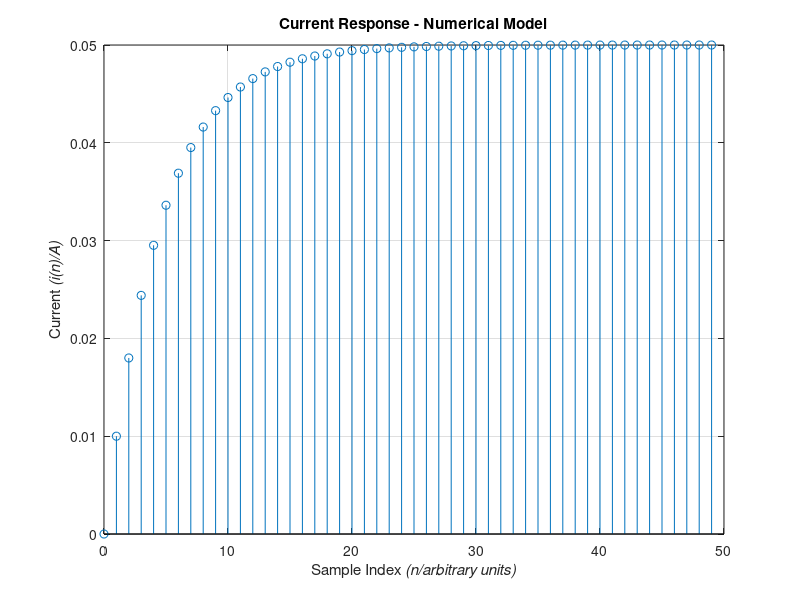
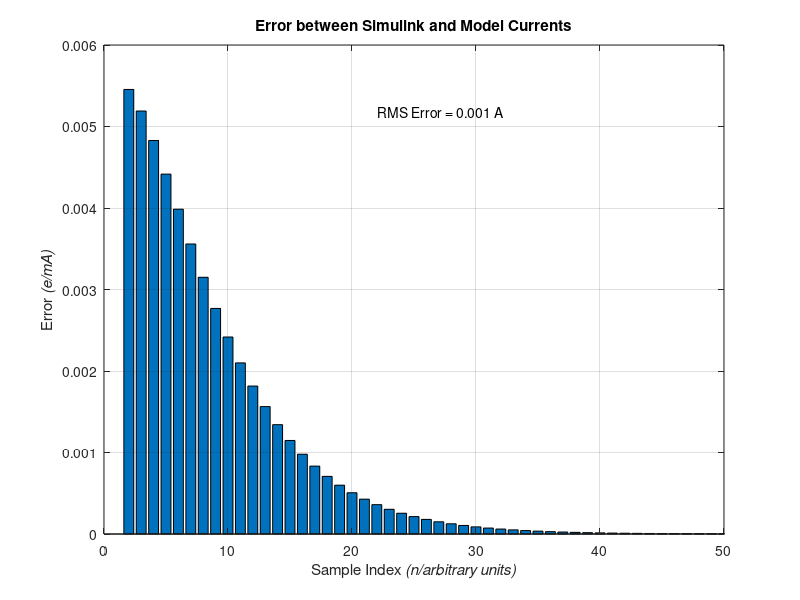

These figures' MATLAB source, in order:
%% EE-394 Digital Signal Processing: Lab 05 - Modelling Systems
%% Task 1 - Numerical Model of DC Powered RL Circuit Current Response 
%% EE-16163, Section D, TE-EE, Fall 2018

%% Clearing all workspace data and closing any existing figures
clear all; close all;

%% Variable Declarations
t = 1;                      % sampling duration in seconds
T_s = 0.02;                 % sampling period in seconds
max_n = t / T_s;            % total number of samples
n = 1: 1 : max_n ;          % array of sample indexes
R = 20;                     % resistance in Ohms
L = 2;                      % inductance in Henries
V_s = 1;                    % DC supply voltage in Volts
i_init = 0;                 % initial circuit current in Amps
i_n = zeros( max_n, 1 );    % vector to store current values at each sample

%% Reading Data from Simulink 
% load .mat file containing Simulink data for current response
load( 'sim_current_data.mat' );

% store simulink current response in vector - manually add 0 as first value
% fetch only the second row - current values - until second last col
% helps ensure both i_simulink and i_n have comparable values and dims
i_simulink = [ 0, simulink_current( 2, 1 : max_n - 1  ) ];

%% Calculating Current According to Model
% for every sample
for var = n
    % if first sample being calculated
    if ( var == 1 )
        i_n( var ) = i_init;    % first val is always initial current 
    
    % if not the first sample being calculated
    else
        % using formula derived in report
        i_next = i_prev + ( T_s / L ) * ( V_s - R * i_prev );
        
        % store new value in the samples array
        i_n( var ) = i_next;
    end
    
    % remember last calculated sample value for next iteration
    i_prev = i_n( var );
end 

% accounting for MATLAB's non-zero indexing
n = n - 1;

%% Plotting Model Data
figure(); stem( n, i_n ); grid on;
title( 'Current Response - Numerical Model' );
xlabel( 'Sample Index \it{(n/arbitrary units)}' );
ylabel( 'Current \it{(i(n)/A)}' );

%% Calculating RMS Error b/w Simulink and Model Data
error = i_simulink' - i_n;                      % transpose to match dims
rmse = sqrt( mean ( error ).^2 );               % RMS error

%% Plotting Error at Each Sample
% bar plot to display error between simulink and model at each sample
figure(); bar( abs( error ) ); grid on;         % to fix sign diffs
xlim( [0, 50] );                                % default limit includes -10
title( 'Error between Simulink and Model Currents' );
xlabel( 'Sample Index \it{(n/arbitrary units)}'); % \it{} = italicise
ylabel( 'Error \it{(e/mA)}' );

% calculating coordinates and content for RMS error label on graph
text_x = max ( n ) * 0.45;              % around x axis midpoint
text_y = max( abs( error ) ) * 0.95;    % around y axis top
error_label = sprintf( 'RMS Error = %.3f A', rmse );
text( text_x, text_y, error_label );    % display RMS error with bar graph